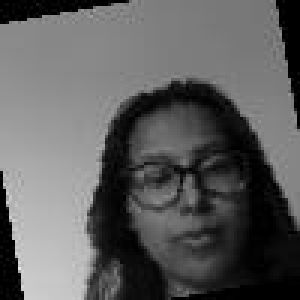
#> input picture face-recognition/augmented_dataset/Ojashwi/Ojashwi_0_rotated.jpg, 100 x 100 px (shown 3 times larger); its folder holds only this picture in this run
$ python lbph_train.py
#> lines starting #> are read from the running program, lines starting #| are printed output that depends on the picture
import os
import numpy as np
from PIL import Image
from collections import defaultdict
from sklearn.metrics.pairwise import euclidean_distances

DATASET_DIR = "augmented_dataset"
IMAGE_SIZE = (100, 100)  # Standardized image size

def compute_lbp(image_array):
    """Apply LBP to image array (2D grayscale)"""
    height, width = image_array.shape
    lbp = np.zeros((height-2, width-2), dtype=np.uint8)

    # Loop over image except edges
    for i in range(1, height-1):
        for j in range(1, width-1):
            center = image_array[i, j]
            binary = ''
            # Clockwise comparison with 8 neighbors
            binary += '1' if image_array[i-1, j-1] >= center else '0'
            binary += '1' if image_array[i-1, j] >= center else '0'
            binary += '1' if image_array[i-1, j+1] >= center else '0'
            binary += '1' if image_array[i, j+1] >= center else '0'
            binary += '1' if image_array[i+1, j+1] >= center else '0'
            binary += '1' if image_array[i+1, j] >= center else '0'
            binary += '1' if image_array[i+1, j-1] >= center else '0'
            binary += '1' if image_array[i, j-1] >= center else '0'

            lbp[i-1, j-1] = int(binary, 2)
    return lbp

def extract_histogram(lbp_img):
    """Compute normalized histogram from LBP image"""
    hist, _ = np.histogram(lbp_img.ravel(), bins=256, range=(0, 256))
    hist = hist.astype("float")
    hist /= (hist.sum() + 1e-7)  # Normalize
    return hist

def load_dataset():
    """Read dataset, compute LBP histograms"""
    features = []
    labels = []

    for label in os.listdir(DATASET_DIR):
        person_path = os.path.join(DATASET_DIR, label)
        for file in os.listdir(person_path):
            path = os.path.join(person_path, file)
            img = Image.open(path).resize(IMAGE_SIZE)
#> img is the input picture: PIL image 100x100 L; min 0, max 232, mean 93.6
            img_array = np.array(img)

            lbp_img = compute_lbp(img_array)
#> after the loop in compute_lbp, `for i in range(1, height-1):`:
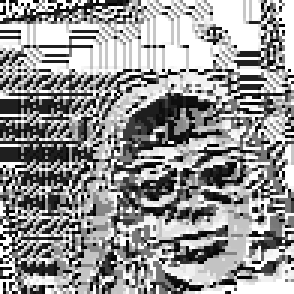
#> lbp: shape (98, 98) (shown 3 times larger); min 0, max 255, mean 149.1
            hist = extract_histogram(lbp_img)
#> in extract_histogram, `hist, _ = np.histogram(lbp_img.ravel(), bins=256, range=(0, 256))`: hist = 256 values, max 1907 at index 255, min 0 at index 21, mean 37.52
#> in extract_histogram, `hist /= (hist.sum() + 1e-7)`: hist = 256 values, max 0.199 at index 255, min 0 at index 21, mean 0.00391

            features.append(hist)
            labels.append(label)
#> pass 2 of the loop in load_dataset, `for label in os.listdir(DATASET_DIR):`:
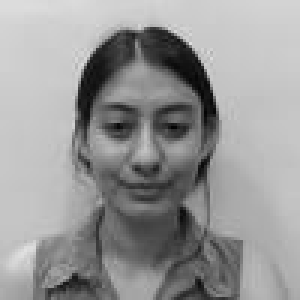
#> input picture face-recognition/augmented_dataset/Saya/Saya_0_flipped.jpg, 100 x 100 px (shown 3 times larger)
#> in load_dataset, img is the input picture: PIL image 100x100 L; min 3, max 225, mean 151.5
#> after the loop in compute_lbp (call 2), `for i in range(1, height-1):`:
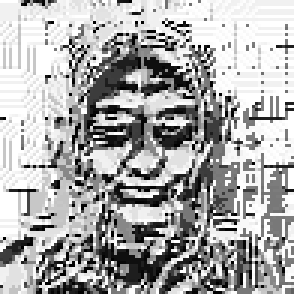
#> lbp: shape (98, 98) (shown 3 times larger); min 0, max 255, mean 170.8
#> in load_dataset, `hist = extract_histogram(lbp_img)`: hist = 256 values, max 0.157 at index 255, min 0 at index 25, mean 0.00391
    return features, labels

def predict(test_path, train_features, train_labels):
    """Predict person from test image"""
    img = Image.open(test_path).convert("L").resize(IMAGE_SIZE)
    test_array = np.array(img)
    test_lbp = compute_lbp(test_array)
    test_hist = extract_histogram(test_lbp)

    dists = euclidean_distances([test_hist], train_features)[0]
    index = np.argmin(dists)
    return train_labels[index]

if __name__ == "__main__":
    # STEP 1: Load training data
    print("📦 Training LBPH model...")
    features, labels = load_dataset()
    print(f"✅ Training complete. Total images: {len(labels)}")

    # STEP 2: Predict from test image
    test_img = input("🧪 Enter test image path (e.g., test.jpg): ")
#> the answer given: augmented_dataset/Ojashwi/Ojashwi_0_rotated.jpg
    prediction = predict(test_img, features, labels)
#> in predict, `test_hist = extract_histogram(test_lbp)`: test_hist = 256 values, max 0.199 at index 255, min 0 at index 21, mean 0.00391
    print(f"🧠 Predicted Person: {prediction}")
